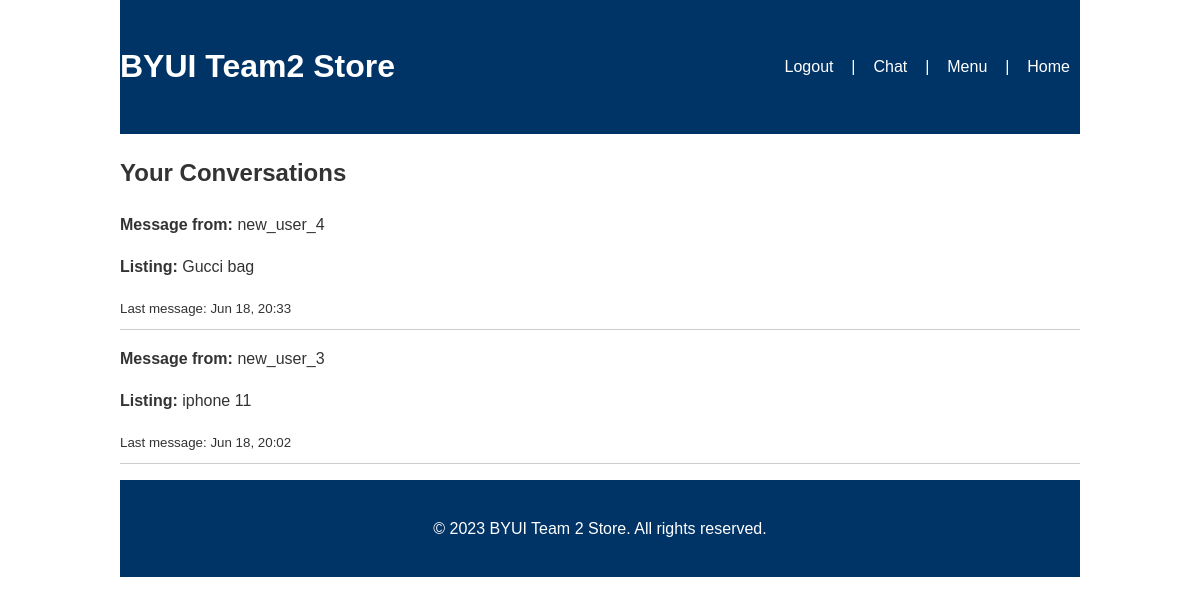
/inbox/ (signed in), run on the app's committed database.
### loginpage/models.py (models this page shows, shortened)
class Listing(models.Model):
    CATEGORY_CHOICES = [
        ('electronics', 'Electronics'),
        ('furniture', 'Furniture'),
        ('books', 'Books'),
        ('clothing', 'Clothing'),
        ('other', 'Other'),
    ]
    CONDITION_CHOICES = [
        ('new', 'New'),
        ('like_new', 'Like New'),
        ('used', 'Used'),
        ('for_parts', 'For Parts'),
    ]
    title = models.CharField(max_length=100)
    description = models.TextField()
    price = models.DecimalField(max_digits=8, decimal_places=2)
    category = models.CharField(max_length=20, choices=CATEGORY_CHOICES)
    condition = models.CharField(max_length=20, choices=CONDITION_CHOICES)
    image = models.ImageField(upload_to='listing_images/', blank=True, null=True)
    created_at = models.DateTimeField(auto_now_add=True)
    seller = models.ForeignKey(User, on_delete=models.CASCADE)

class Message(models.Model):
    sender = models.ForeignKey(User, related_name='sent_messages', on_delete=models.CASCADE)
    receiver = models.ForeignKey(User, related_name='received_messages', on_delete=models.CASCADE)
    listing = models.ForeignKey(Listing, on_delete=models.CASCADE)
    content = models.TextField()
    timestamp = models.DateTimeField(auto_now_add=True)

### loginpage/views.py (the view)
# urls.py: path("inbox/", views.inbox_view, name="inbox"),                                               # Inbox view
@login_required
def inbox_view(request):
    user = request.user
    messages = Message.objects.filter(
        models.Q(sender=user) | models.Q(receiver=user)
    ).select_related('listing', 'sender', 'receiver').order_by('-timestamp')
    threads = []
    seen = set()
    for msg in messages:
        other_user = msg.receiver if msg.sender == user else msg.sender
        thread_key = (msg.listing.id, other_user.id)
        if thread_key not in seen:
            threads.append({
                "listing": msg.listing,
                "other_user": other_user,
                "last_message": msg
            })
            seen.add(thread_key)
    return render(request, "loginpage/inbox.html", {"threads": threads})

### loginpage/templates/loginpage/inbox.html
{% extends 'loginpage/base.html' %}
{% block content %}
<div class="container">
    <h2>Your Conversations</h2>
    {% if threads %}
        <ul style="list-style: none; padding-left: 0;">
            {% for thread in threads %}
                <li style="margin-bottom: 1rem; border-bottom: 1px solid #ccc; padding-bottom: 0.5rem;">
                    <a href="{% url 'conversation' listing_id=thread.listing.id %}?user_id={{ thread.other_user.id }}" style="text-decoration: none; color: inherit;">
                        <p><strong>Message from:</strong> {{ thread.other_user.username }}</p>
                         <p><strong>Listing:</strong> {{ thread.listing.title }}</p>
                        <small>Last message: {{ thread.last_message.timestamp|date:"M d, H:i" }}</small>
                    </a>
                </li>
            {% endfor %}
        </ul>
    {% else %}
        <p>You have no messages yet.</p>
    {% endif %}
</div>
{% endblock %}

### loginpage/static/loginpage/style.css (style rules this page uses)
body { font-family: Arial, sans-serif; line-height: 1.6; margin: 0; padding: 0; color: #333; }
.container { width: 80%; margin: auto; overflow: hidden; }

### data on the page
Listing: other_user.username "new_user_4", listing "Gucci bag", last_message.timestamp "Jun 18, 20:33"
Listing: other_user.username "new_user_3", listing "iphone 11", last_message.timestamp "Jun 18, 20:02"
